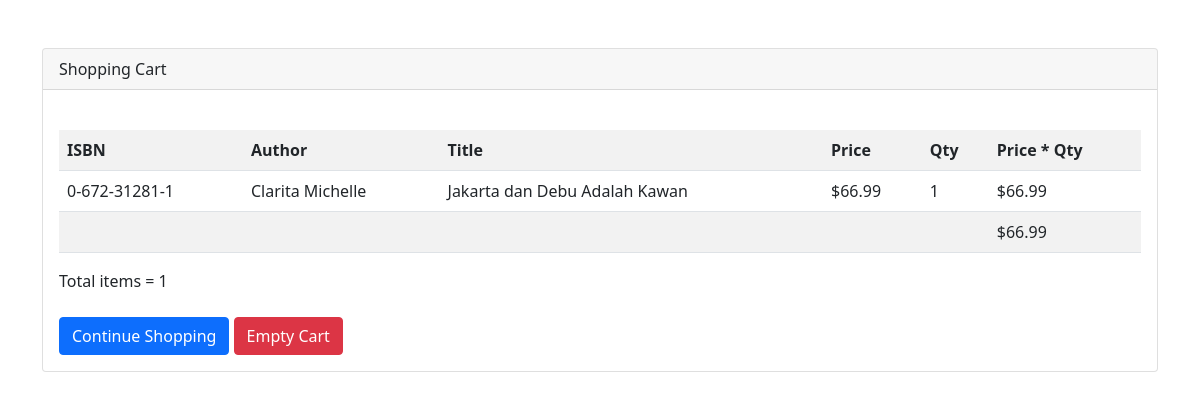
/show_cart.php?id=0-672-31281-1, run on the app's committed database.
### tables this page shows
CREATE TABLE `books` (
  `isbn` varchar(13) NOT NULL,
  `author` varchar(50) DEFAULT NULL,
  `title` varchar(100) DEFAULT NULL,
  `price` float(4,2) DEFAULT NULL
);

### show_cart.php (the view, shortened to what this page needs)
<?php
if (isset($_GET['id']) && !empty($_GET['id'])) {
    $id = $_GET['id'];
}
include('./header.php');
?>
<br>
<div class="card mt-4">
    <div class="card-header">Shopping Cart</div>
    <div class="card-body">
        <br>
        <table class="table table-striped">
            <tr>
                <th>ISBN</th>
                <th>Author</th>
                <th>Title</th>
                <th>Price</th>
                <th>Qty</th>
                <th>Price * Qty</th>
            </tr>
            <?php
            require_once('./lib/db_login.php');
            $sum_qty = 0;
            $sum_price = 0;
            if (isset($_SESSION['cart']) && is_array($_SESSION['cart'])) {
                foreach ($_SESSION['cart'] as $id => $qty) {
                    $query = "SELECT * FROM books WHERE isbn = '" . $id . "'";
                    $result = $db->query($query);
                    while ($row = $result->fetch_object()) {
                        echo '<tr>';
                        echo '<td>' . $row->isbn . '</td>';
                        echo '<td>' . $row->author . '</td>';
                        echo '<td>' . $row->title . '</td>';
                        echo '<td>$' . $row->price . '</td>';
                        echo '<td>' . $qty . '</td>';
                        echo '<td>$' . $row->price * $qty . '</td>';
                        echo '</tr>';
                        $sum_qty += $qty;
                        $sum_price += ($row->price * $qty);
                    }
                }
                echo '<tr><td></td><td></td><td></td><td></td><td></td><td>$' . $sum_price . '</td>';
            } else {
                echo '<tr><td colspan="6" align="center">There is no item in the shopping cart</td></tr>';
            }
            ?>
        </table>
        Total items = <?php echo $sum_qty ?><br><br>
        <a class="btn btn-primary" href="view_book.php">Continue Shopping</a>
        <a class="btn btn-danger" href="delete_cart.php">Empty Cart</a>
    </div>
</div>
<?php
include('./footer.php');
?>

### data on the page
books: isbn "0-672-31281-1", author "Clarita Michelle", title "Jakarta dan Debu Adalah Kawan", price "66.99", qty "1", $row->price*$qty "66.99"

### other printed values
$sum_price "66.99"
$sum_qty "1"
